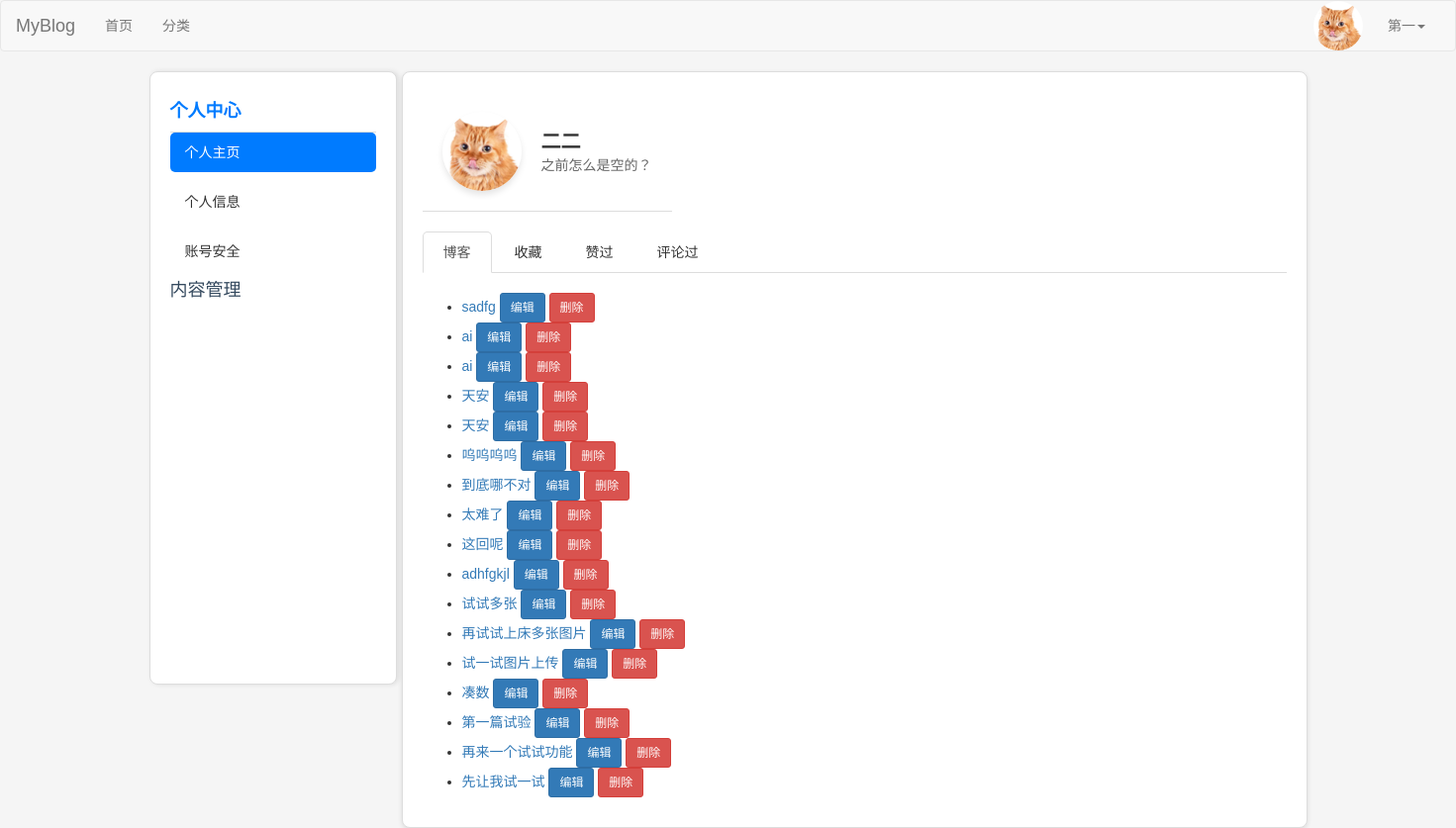
/my-posts/ (signed in), run on an earlier commit of the app's database.
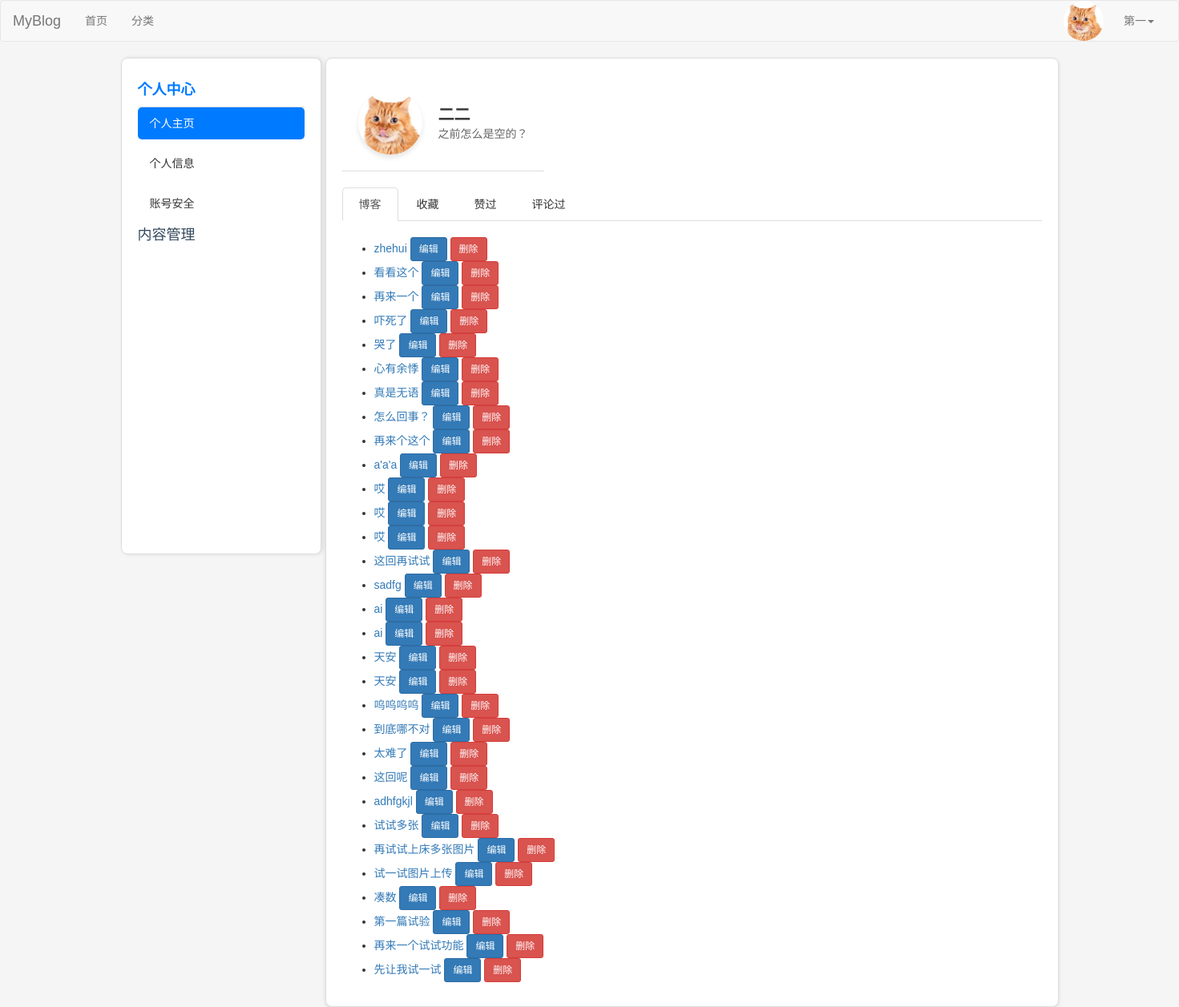
And on a later commit of the database.
### users/models.py (models this page shows, shortened)
class UserProfile(models.Model):
    USER_GENDER_TYPE = (
        ('male','男'),
        ('female','女'),
    )
    owner = models.OneToOneField(User, on_delete=models.CASCADE, verbose_name='用户')
    nickname=models.CharField(verbose_name='昵称',max_length=23,blank=True,null=True)
    birthday=models.DateTimeField(verbose_name='生日',blank=True,null=True)
    gender=models.CharField(verbose_name='性别', choices=USER_GENDER_TYPE,max_length=6,default='male')
    image=models.ImageField(verbose_name='用户头像',upload_to=user_avatar_upload_to,default='image/default.jpg',max_length=255)
    desc=models.TextField(verbose_name='个人简介',max_length=200,blank=True,default='')
    signature=models.CharField(verbose_name='个性签名',max_length=50,blank=True,default='')

### blog/models.py (models this page shows, shortened)
class Post(models.Model):
    DRAFT = 'draft'
    PUBLISHED = 'published'
    STATUS_CHOICES = [
        (DRAFT, '草稿'),
        (PUBLISHED, '已发布'),
    ]
    title = models.CharField(max_length=61, verbose_name="文章标题")
    desc = models.TextField(max_length=200, blank=True, default="", verbose_name="文章描述")
    category = models.ForeignKey(Category, on_delete=models.CASCADE, verbose_name="分类")
    content = models.TextField(verbose_name="文章详情")
    tags = models.ForeignKey(Tag, on_delete=models.CASCADE, verbose_name="文章标签")
    owner = models.ForeignKey(User, on_delete=models.CASCADE, verbose_name="作者")
    is_hot=models.BooleanField(default=False, verbose_name='是否热门')
    pv=models.IntegerField(default=0,verbose_name='浏览量')
    add_date = models.DateTimeField(auto_now_add=True, verbose_name="添加时间")
    pub_date = models.DateTimeField(auto_now=True, verbose_name="修改时间")
    status = models.CharField(max_length=10, choices=STATUS_CHOICES, default=DRAFT, verbose_name="状态")
    liked_users = models.ManyToManyField(
        User,
        related_name="liked_posts",
        blank=True,
        verbose_name="点赞用户",
    )
    favorited_users = models.ManyToManyField(
        User,
        related_name="favorited_posts",
        blank=True,
        verbose_name="收藏用户",
    )
    class Meta:
        verbose_name = "文章"
        verbose_name_plural = verbose_name

### blog/views.py (the view)
# urls.py: path('my-posts/', views.my_posts, name='my_posts'),
@login_required
def my_posts(request):
    posts = Post.objects.filter(owner=request.user, status=Post.PUBLISHED).order_by('-pub_date')
    return render(
        request,
        'users/my_posts.html',
        {
            'posts': posts,
            'active_menu': 'user-info',  # 设置当前活动的菜单
            'active_link': 'my_posts',  # 设置当前活动的链接
        }
    )

### blog/templates/users/my_posts.html (shortened to what this page needs)
{% extends 'layout/user.html' %}
{% block nav %}
    <ul class="nav nav-tabs">
        <li role="presentation" class="active"><a href="{% url 'blog:my_posts' %}">博客</a></li>
        <li role="presentation"><a href="{% url 'blog:favorited_posts' %}">收藏</a></li>
        <li role="presentation"><a href="{% url 'blog:liked_posts' %}">赞过</a></li>
        <li role="presentation"><a href="{% url 'blog:commented_posts' %}">评论过</a></li>
    </ul>
{% endblock %}
{% block blogs %}
    <div class="container">
        {% if posts %}
            <ul>
                {% for post in posts %}
                    <li>
                        <a href="{% url 'blog:post_detail' post.id %}">{{ post.title }}</a>
                        <a href="{% url 'blog:edit_post' post.id %}" class="btn btn-primary btn-sm ml-2">编辑</a>
                        <button type="button" class="btn btn-danger btn-sm ml-2" data-toggle="modal" data-target="#deleteModal-{{ post.id }}">删除</button>
                    </li>
                {% endfor %}
            </ul>
        {% else %}
            <p>你还没有发布任何博客。</p>
        {% endif %}
    </div>
{% endblock %}

### blog/templates/layout/user.html (shortened to what this page needs)
{% extends 'layout/basic.html' %}
{% load static %}
{% block css %}
    <link rel="stylesheet" href="{% static 'css/user.css' %}">
{% endblock %}
{% block content %}
    <div class="container">
        <div class="sidebar">
            <h3 id="user-info-header" onclick="toggleSubmenu('user-info')"
                class="{% if active_menu == 'user-info' %}active{% endif %}">个人中心</h3>
            <ul id="user-info" class="submenu{% if active_menu == 'user-info' %} active{% endif %}">
                <li><a href="{% url 'blog:my_posts' %}"
                       class="{% if active_link == 'my_posts' %}active-link{% endif %}">个人主页</a></li>
                <li><a href="{% url 'users:user_profile' %}"
                       class="{% if active_link == 'user_profile' %}active-link{% endif %}">个人信息</a></li>
                <li><a href="{% url 'users:account_safety' %}"
                       class="{% if active_link == 'account_safety' %}active-link{% endif %}">账号安全</a></li>
            </ul>
            <h3 id="content-manage-header" onclick="toggleSubmenu('content-manage')"
                class="{% if active_menu == 'content-manage' %}active{% endif %}">内容管理</h3>
        </div>
        <div class="content-wrapper">
            {% block user_content %}
                <div class="container">
                    <div class="profile-header">
                        <img src="{{ request.user.userprofile.image.url }}" alt="Avatar" class="avatar">
                        <div>
                            <div class="nickname">
                                {% if request.user.userprofile.nickname %}
                                    <span>{{ request.user.userprofile.nickname }}</span>
                                {% else %}
                                    <span>{{ request.user.username }}</span>
                                {% endif %}
                            </div>
                            <div class="description">
                                {% if  request.user.userprofile.desc %}
                                    <span>{{ request.user.userprofile.desc }}</span>
                                {% else %}
                                    <span>这个人很神秘</span>
                                {% endif %}
                            </div>
                        </div>
                    </div>
                </div>
            {% endblock %}
            {% block nav %}
            {% endblock %}
            {% block blogs %}
            {% endblock %}
        </div>
    </div>
{% endblock %}

### users/templates/layout/basic.html (shortened to what this page needs)
{% load static %}
<!DOCTYPE html>
<html lang="en">
<head>
    <link rel="stylesheet" href="{% static 'plugin/bootstrap/css/bootstrap.css' %}">
    <link rel="stylesheet" href="{% static 'plugin/font-awesome/css/font-awesome.min.css' %}">
    {% block css %}{% endblock %}
</head>
<body>
<nav class="navbar navbar-default">
    <div class="container-fluid">
        <div class="navbar-header">
            <a class="navbar-brand" href="#">MyBlog</a>
        </div>
        <div class="collapse navbar-collapse" id="bs-example-navbar-collapse-1">
            <ul class="nav navbar-nav">
                <li><a href="{% url 'blog:index' %}">首页<span class="sr-only">(current)</span></a></li>
                <li><a href="{% url 'blog:category_list' %}">分类</a></li>
            </ul>
            <ul class="nav navbar-nav navbar-right">
    {% if request.user.is_authenticated %}
        <li class="user-avatar">
            <img src="{{ request.user.userprofile.image.url }}" alt="User Avatar" class="avatar-img">
        </li>
        <li class="dropdown">
            <a href="#" class="dropdown-toggle" data-toggle="dropdown" role="button" aria-haspopup="true"
               aria-expanded="false">
               {{ request.user.username }}<span class="caret"></span>
            </a>
        </li>
    {% else %}
        <li><a href="{% url 'users:login' %}">登录</a></li>
        <li><a href="{% url 'users:register' %}" target="_blank">注册</a></li>
    {% endif %}
</ul>
        </div>
    </div>
</nav>
{% block content %}{% endblock %}
</body>
</html>

### static/css/user.css (style rules this page uses)
body { font-family: Arial, sans-serif; margin: 0; padding: 0; background-color: #f9f9f9; }
.container { display: flex; }
.sidebar { width: 220px; background-color: #ffffff; padding: 15px 10px; height: auto; border: 1px solid #ddd; border-radius: 8px; box-shadow: 0 2px 4px rgba(0, 0, 0, 0.1); margin: 20px; }
.sidebar h3 { margin-bottom: 10px; font-size: 16px; color: #34495e; cursor: pointer; }
.sidebar ul { list-style: none; padding: 0; margin: 0; }
.sidebar ul li { margin-bottom: 10px; }
.sidebar ul li a { text-decoration: none; color: #34495e; font-size: 14px; padding: 10px; display: block; border-radius: 4px; }
.submenu { display: none; margin-left: 10px; }
.submenu.active { display: block; }

### blog/templates/layout/user.html (style rules this page uses)
body { font-family: 'Arial', sans-serif; background-color: #f5f5f5; margin: 0; padding: 0; }
.container { display: flex; flex-direction: row; padding: 0; }
.sidebar { width: 250px; background-color: #ffffff; padding: 20px; box-shadow: 2px 0 5px rgba(0, 0, 0, 0.1); height: 620px; overflow-y: auto; border-right: 1px solid #ddd; flex-shrink: 0; margin: 0; }
.sidebar h3 { margin: 10px 0; font-size: 18px; cursor: pointer; }
.sidebar h3.active { color: #007bff; font-weight: bold; }
.sidebar ul { margin: 10px 0; padding: 0; list-style: none; border-top: 1px solid #ddd; }
.sidebar ul.submenu li a { display: block; padding: 10px 15px; color: #333; text-decoration: none; border-radius: 5px; transition: all 0.3s ease; }
.sidebar ul.submenu li a:hover, .sidebar ul.submenu li a.active-link { background-color: #007bff; color: #fff; }
.content-wrapper { flex-grow: 1; margin-left: 5px; padding: 20px; background-color: #ffffff; border: 1px solid #ddd; border-radius: 8px; box-shadow: 0 2px 5px rgba(0, 0, 0, 0.1); animation: fadeIn 0.3s ease-in-out; width: 500px; }
.profile-header { display: flex; align-items: center; gap: 20px; padding: 20px; border-bottom: 1px solid #ddd; }
.avatar { width: 80px; height: 80px; border-radius: 50%; box-shadow: 0 4px 6px rgba(0, 0, 0, 0.1); }
.nickname { font-size: 20px; font-weight: bold; color: #333; }
.description { font-size: 14px; color: #666; }
.nav-tabs { display: flex; margin: 20px 0; border-bottom: 1px solid #ddd; }
.nav-tabs li { list-style: none; }
.nav-tabs li a { display: block; padding: 10px 20px; color: #333; text-decoration: none; border-radius: 5px 5px 0 0; transition: background-color 0.3s ease; }

### users/templates/layout/basic.html (style rules this page uses)
.user-avatar { display: inline-block; vertical-align: middle; margin-right: 10px; }
.avatar-img { width: 50px; height: 50px; border-radius: 50%; object-fit: cover; }

What changed in the data, as far as the page shows it:
added Post: title "zhehui"
added Post: title "看看这个"
added Post: title "再来一个"
added Post: title "吓死了"
added Post: title "哭了"
added Post: title "心有余悸"
added Post: title "真是无语"
added Post: title "怎么回事？"
added Post: title "再来个这个"
added Post: title "a'a'a"
added Post: title "哎"
added Post: title "哎"
added Post: title "哎"
added Post: title "这回再试试"
